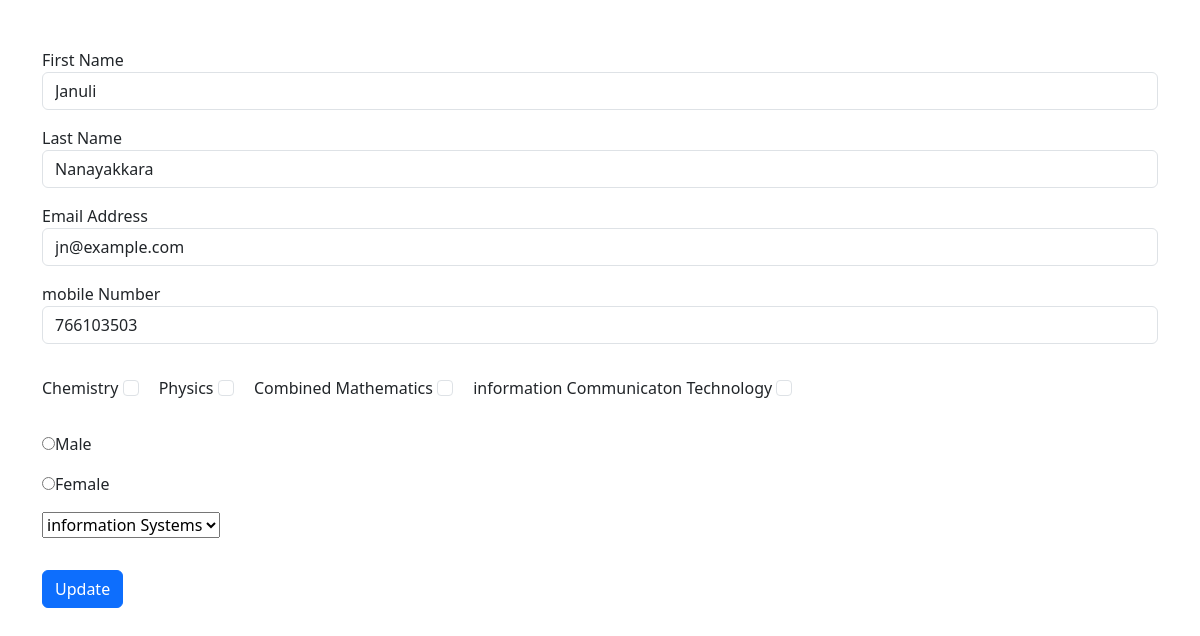
/update.php?updateid=20, run on the app's committed database.
### tables this page shows
CREATE TABLE `users` (
  `id` int(11) NOT NULL,
  `firstName` varchar(255) NOT NULL,
  `lastName` varchar(255) NOT NULL,
  `emailAddress` varchar(255) DEFAULT NULL,
  `mobileNumber` int(10) DEFAULT NULL,
  `subjects` varchar(255) DEFAULT NULL,
  `gender` enum('male','female') DEFAULT NULL,
  `digree` varchar(255) DEFAULT NULL
);

### update.php (the view, shortened to what this page needs)
<?php
include "dbconn.php";
$id = $_GET['updateid'];
$sql = "SELECT * FROM users WHERE id = $id";
$result = mysqli_query($conn, $sql);
$row = mysqli_fetch_assoc($result);
$fname = $row['firstName'];
$lname = $row['lastName'];
$email = $row['emailAddress'];
$mobile = $row['mobileNumber'];
?>
<!doctype html>
<html lang="en">
<head>
    <link href="https://cdn.jsdelivr.net/npm/bootstrap@5.3.3/dist/css/bootstrap.min.css" rel="stylesheet">
</head>
<body>
    <div class="container my-5">
        <form method="post">
            <div class="mb-3">
                <label>First Name</label>
                <input type="text" class="form-control" autocomplete="off" name="firstName" value="<?php echo $fname?>">
            </div>
            <div class="mb-3">
                <label>Last Name</label>
                <input type="text" class="form-control" autocomplete="off" name="lastName" value="<?php echo $lname?>">
            </div>
            <div class="mb-3">
                <label>Email Address</label>
                <input type="email" class="form-control" autocomplete="off" name="emailAddress" value="<?php echo $email?>">
            </div>
            <div class="mb-3">
                <label>mobile Number</label>
                <input type="mobile" class="form-control" autocomplete="off" name="mobileNumber" value="<?php echo $mobile?>">
            </div>
            <div class="form-check-inline my-3">
                <label class="form-check-label" for="chem">Chemistry</label>
                <input class="form-check-input" type="checkbox" value="Chemistry" id="chem" name="subjects[]">
            </div>
            <div class="form-check-inline my-3">
                <label class="form-check-label" for="cs0">Physics</label>
                <input class="form-check-input" type="checkbox" value="Physics" id="cs0" name="subjects[]">
            </div>
            <div class="form-check-inline my-3">
                <label class="form-check-label" for="cm">Combined Mathematics</label>
                <input class="form-check-input" type="checkbox" value="Combined Mathematics" id="cm" name="subjects[]">
            </div>
            <div class="form-check-inline my-3">
                <label class="form-check-label" for="ict">information Communicaton Technology</label>
                <input class="form-check-input" type="checkbox" value="information Communicaton Technology" id="ict" name="subjects[]">
            </div>
            <div class="my-3">
                <input type="radio" name="gender" value="male">Male
            </div>
            <div>
                <input type="radio" name="gender" value="female">Female
            </div>
            <div class="my-3">
                <select name="digree" id="">
                    <option value="IS">information Systems</option>
                </select>
            </div>
            <div>
                <button type="submit" class="btn btn-primary my-3" name="update">Update</button>
            </div>
        </form>
    </div>
</body>
</html>

### data on the page
users: firstName "Januli", lastName "Nanayakkara", emailAddress "jn@example.com", mobileNumber "766103503"
